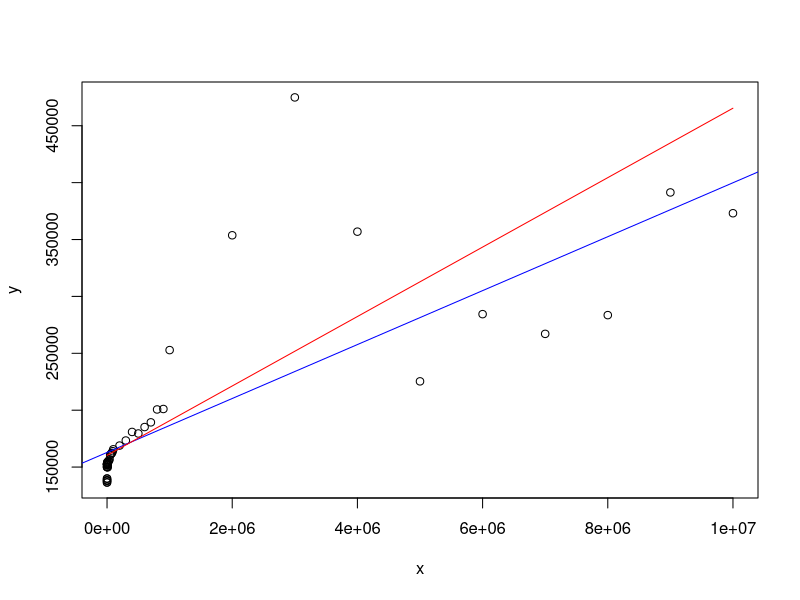
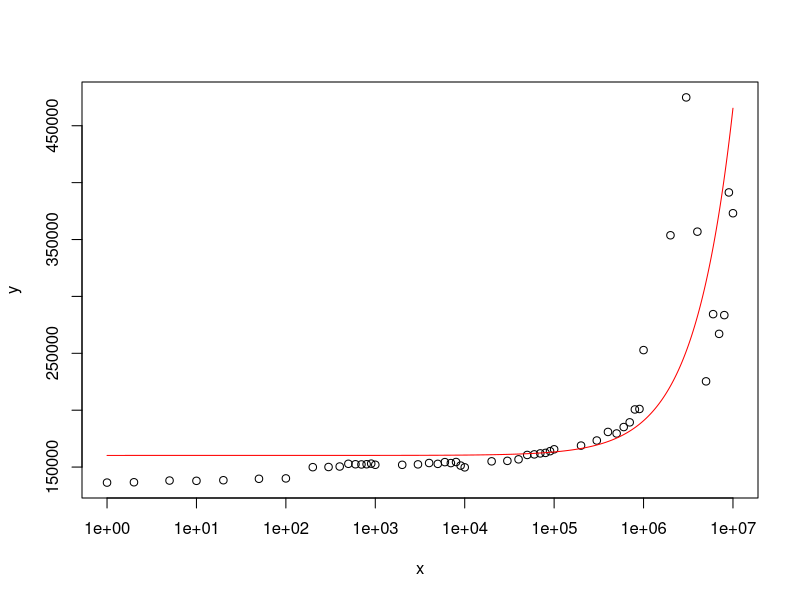

Recreate these plots in R, in order.
# Input data
x <- c(1,2,5,10,20,50,100,200,300,400,500,600,700,800,900,1000,2000,3000,4000,5000,6000,7000,8000,9000,10000,20000,30000,40000,50000,60000,70000,80000,90000,100000,200000,300000,400000,500000,600000,700000,800000,900000,1000000,2000000,3000000,4000000,5000000,6000000,7000000,8000000,9000000,10000000)
y <- c(136370,136660,138160,137930,138450,139710,140050,149920,150070,150500,152890,152480,152310,152500,153020,152030,151990,152390,153580,152830,154360,153510,154460,151330,149770,155050,155470,156810,160670,161170,162040,162470,163970,165630,168900,173350,180890,179530,185190,189320,200650,201060,252820,353740,474910,356920,225350,284420,267090,283560,391390,373110)

# Linear regression
model <- lm(y ~ x)

# Print regression coefficients
print(coef(model))

# Estimating function
f <- function(x) {
  160000 + (((x + 8192 - 1) / 8192) * 250)
}

# Estimated values
x1 <- seq(1, 10000000, by = 1000)
y1 <- f(x1)

png("data-drop-a.png")
plot(x, y)
abline(model, col = "blue")
lines(x1, y1, col = "red")

png("data-drop-b.png")
plot(x, y, log = "x")
lines(x1, y1, col = "red")
